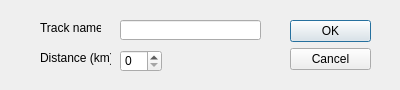
<?xml version="1.0" encoding="UTF-8"?>
<ui version="4.0">
 <class>NewStage</class>
 <widget class="QDialog" name="NewStage">
  <property name="geometry">
   <rect>
    <x>0</x>
    <y>0</y>
    <width>400</width>
    <height>90</height>
   </rect>
  </property>
  <property name="windowTitle">
   <string>New Stage</string>
  </property>
  <widget class="QDialogButtonBox" name="buttonBox">
   <property name="geometry">
    <rect>
     <x>290</x>
     <y>20</y>
     <width>81</width>
     <height>241</height>
    </rect>
   </property>
   <property name="orientation">
    <enum>Qt::Vertical</enum>
   </property>
   <property name="standardButtons">
    <set>QDialogButtonBox::Cancel|QDialogButtonBox::Ok</set>
   </property>
  </widget>
  <widget class="QLabel" name="label">
   <property name="geometry">
    <rect>
     <x>40</x>
     <y>20</y>
     <width>61</width>
     <height>16</height>
    </rect>
   </property>
   <property name="text">
    <string>Track name</string>
   </property>
  </widget>
  <widget class="QLabel" name="label_2">
   <property name="geometry">
    <rect>
     <x>40</x>
     <y>50</y>
     <width>71</width>
     <height>16</height>
    </rect>
   </property>
   <property name="text">
    <string>Distance (km)</string>
   </property>
  </widget>
  <widget class="QLineEdit" name="lineEdit">
   <property name="geometry">
    <rect>
     <x>120</x>
     <y>20</y>
     <width>141</width>
     <height>20</height>
    </rect>
   </property>
  </widget>
  <widget class="QSpinBox" name="spinBox">
   <property name="geometry">
    <rect>
     <x>120</x>
     <y>50</y>
     <width>42</width>
     <height>22</height>
    </rect>
   </property>
  </widget>
 </widget>
 <resources/>
 <connections>
  <connection>
   <sender>buttonBox</sender>
   <signal>accepted()</signal>
   <receiver>NewStage</receiver>
   <slot>accept()</slot>
   <hints>
    <hint type="sourcelabel">
     <x>248</x>
     <y>254</y>
    </hint>
    <hint type="destinationlabel">
     <x>157</x>
     <y>274</y>
    </hint>
   </hints>
  </connection>
  <connection>
   <sender>buttonBox</sender>
   <signal>rejected()</signal>
   <receiver>NewStage</receiver>
   <slot>reject()</slot>
   <hints>
    <hint type="sourcelabel">
     <x>316</x>
     <y>260</y>
    </hint>
    <hint type="destinationlabel">
     <x>286</x>
     <y>274</y>
    </hint>
   </hints>
  </connection>
 </connections>
</ui>
